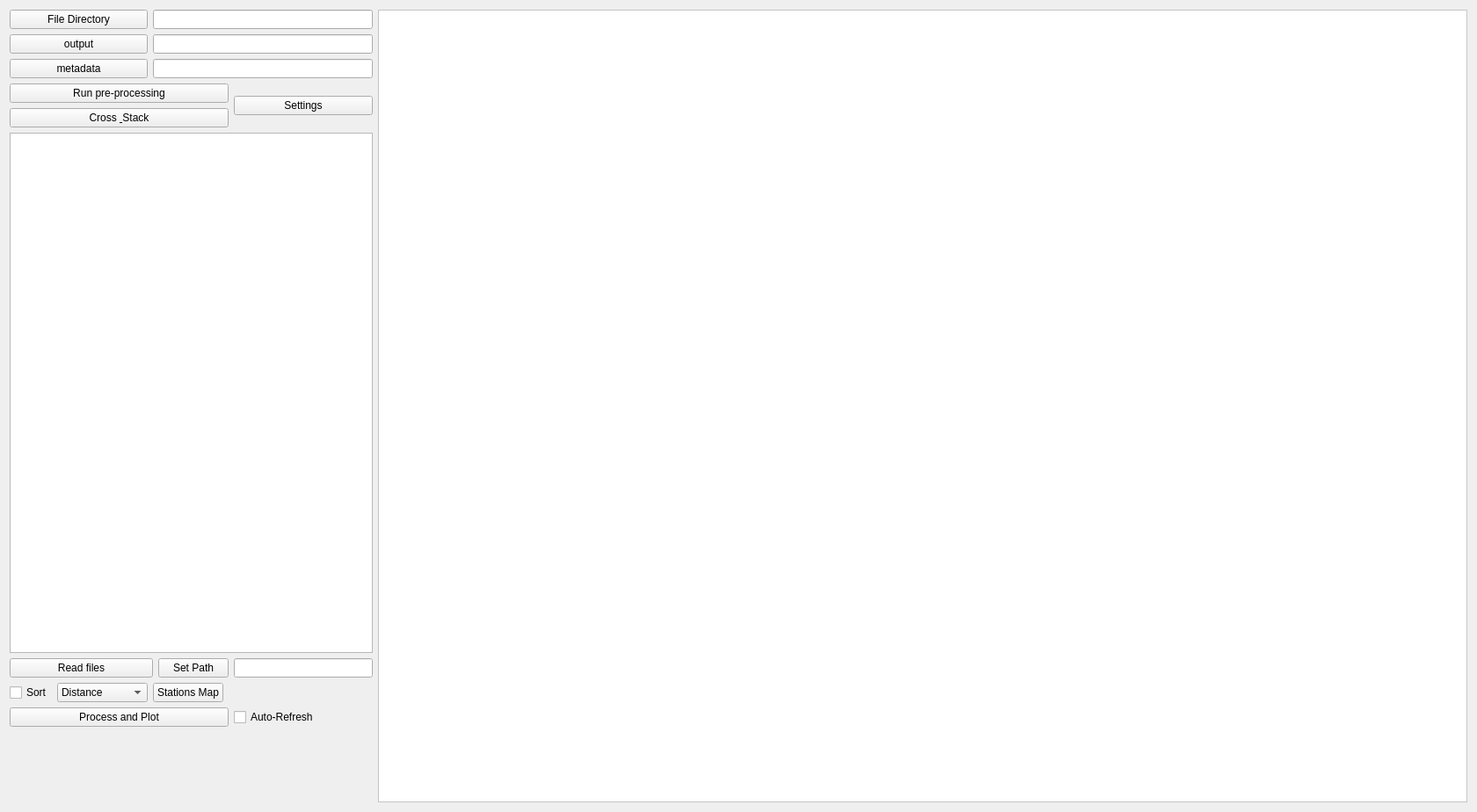
<?xml version="1.0" encoding="UTF-8"?>
<ui version="4.0">
 <class>EGFFrame</class>
 <widget class="QWidget" name="EGFFrame">
  <property name="geometry">
   <rect>
    <x>0</x>
    <y>0</y>
    <width>1680</width>
    <height>924</height>
   </rect>
  </property>
  <layout class="QHBoxLayout" name="horizontalLayout" stretch="1,3">
   <item>
    <layout class="QGridLayout" name="gridLayout_2">
     <item row="1" column="0" colspan="2">
      <widget class="QPushButton" name="outputBtn">
       <property name="text">
        <string>output</string>
       </property>
      </widget>
     </item>
     <item row="1" column="2" colspan="3">
      <widget class="QLineEdit" name="outPathForm"/>
     </item>
     <item row="5" column="0" colspan="4">
      <widget class="QPushButton" name="preprocessBtn">
       <property name="text">
        <string>Run pre-processing</string>
       </property>
      </widget>
     </item>
     <item row="6" column="0" colspan="4">
      <widget class="QPushButton" name="cross_stackBtn">
       <property name="text">
        <string>Cross &amp; Stack</string>
       </property>
      </widget>
     </item>
     <item row="7" column="0" colspan="5">
      <widget class="QListWidget" name="listWidget"/>
     </item>
     <item row="0" column="0" colspan="2">
      <widget class="QPushButton" name="selectDirBtn">
       <property name="text">
        <string>File Directory</string>
       </property>
      </widget>
     </item>
     <item row="0" column="2" colspan="3">
      <widget class="QLineEdit" name="rootPathForm">
       <property name="enabled">
        <bool>true</bool>
       </property>
       <property name="sizePolicy">
        <sizepolicy hsizetype="Maximum" vsizetype="Fixed">
         <horstretch>0</horstretch>
         <verstretch>0</verstretch>
        </sizepolicy>
       </property>
       <property name="maximumSize">
        <size>
         <width>16777202</width>
         <height>16777215</height>
        </size>
       </property>
       <property name="readOnly">
        <bool>true</bool>
       </property>
      </widget>
     </item>
     <item row="10" column="4">
      <widget class="QCheckBox" name="autorefreshCB">
       <property name="text">
        <string>Auto-Refresh</string>
       </property>
      </widget>
     </item>
     <item row="10" column="0" colspan="4">
      <widget class="QPushButton" name="updateBtn">
       <property name="sizePolicy">
        <sizepolicy hsizetype="Minimum" vsizetype="Fixed">
         <horstretch>0</horstretch>
         <verstretch>0</verstretch>
        </sizepolicy>
       </property>
       <property name="text">
        <string>Process and Plot</string>
       </property>
      </widget>
     </item>
     <item row="11" column="0" colspan="5">
      <widget class="QWidget" name="pagination_widget" native="true">
       <property name="sizePolicy">
        <sizepolicy hsizetype="Maximum" vsizetype="MinimumExpanding">
         <horstretch>0</horstretch>
         <verstretch>0</verstretch>
        </sizepolicy>
       </property>
       <property name="minimumSize">
        <size>
         <width>100</width>
         <height>20</height>
        </size>
       </property>
       <property name="maximumSize">
        <size>
         <width>400</width>
         <height>80</height>
        </size>
       </property>
       <property name="styleSheet">
        <string notr="true"/>
       </property>
       <layout class="QVBoxLayout" name="verticalLayout_4">
        <property name="spacing">
         <number>0</number>
        </property>
        <property name="leftMargin">
         <number>0</number>
        </property>
        <property name="topMargin">
         <number>0</number>
        </property>
        <property name="rightMargin">
         <number>0</number>
        </property>
        <property name="bottomMargin">
         <number>0</number>
        </property>
       </layout>
      </widget>
     </item>
     <item row="2" column="0" colspan="2">
      <widget class="QPushButton" name="selectDatalessDirBtn">
       <property name="text">
        <string>metadata</string>
       </property>
      </widget>
     </item>
     <item row="2" column="2" colspan="3">
      <widget class="QLineEdit" name="datalessPathForm">
       <property name="sizePolicy">
        <sizepolicy hsizetype="Maximum" vsizetype="Fixed">
         <horstretch>0</horstretch>
         <verstretch>0</verstretch>
        </sizepolicy>
       </property>
       <property name="maximumSize">
        <size>
         <width>16777202</width>
         <height>16777215</height>
        </size>
       </property>
       <property name="readOnly">
        <bool>true</bool>
       </property>
      </widget>
     </item>
     <item row="8" column="3">
      <widget class="QPushButton" name="selectDirBtn2">
       <property name="text">
        <string>Set Path</string>
       </property>
      </widget>
     </item>
     <item row="8" column="0" colspan="3">
      <widget class="QPushButton" name="readFilesBtn">
       <property name="text">
        <string>Read files</string>
       </property>
      </widget>
     </item>
     <item row="8" column="4">
      <widget class="QLineEdit" name="rootPathForm2"/>
     </item>
     <item row="9" column="0">
      <widget class="QCheckBox" name="sortCB">
       <property name="text">
        <string>Sort</string>
       </property>
      </widget>
     </item>
     <item row="9" column="1">
      <widget class="QComboBox" name="comboBox_sort">
       <item>
        <property name="text">
         <string>Distance</string>
        </property>
       </item>
       <item>
        <property name="text">
         <string>Back Azimuth</string>
        </property>
       </item>
      </widget>
     </item>
     <item row="9" column="2" colspan="2">
      <widget class="QPushButton" name="mapBtn">
       <property name="sizePolicy">
        <sizepolicy hsizetype="Maximum" vsizetype="Fixed">
         <horstretch>0</horstretch>
         <verstretch>0</verstretch>
        </sizepolicy>
       </property>
       <property name="text">
        <string>Stations Map</string>
       </property>
      </widget>
     </item>
     <item row="5" column="4" rowspan="2">
      <widget class="QPushButton" name="settingsBtn">
       <property name="text">
        <string>Settings</string>
       </property>
      </widget>
     </item>
    </layout>
   </item>
   <item>
    <widget class="QScrollArea" name="plotMatWidget">
     <property name="styleSheet">
      <string notr="true">background-color: rgb(255, 255, 255);</string>
     </property>
     <property name="widgetResizable">
      <bool>true</bool>
     </property>
     <widget class="QWidget" name="scrollAreaWidgetContents_2">
      <property name="geometry">
       <rect>
        <x>0</x>
        <y>0</y>
        <width>1202</width>
        <height>898</height>
       </rect>
      </property>
     </widget>
    </widget>
   </item>
  </layout>
 </widget>
 <resources>
  <include location="../resources.qrc"/>
 </resources>
 <connections/>
</ui>
